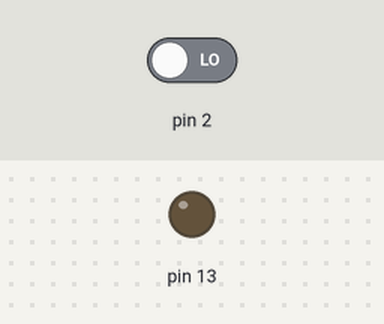
The sketch below on a simulated Arduino Uno, built with avr-gcc and run on an emulated ATmega328P. Shown: output pins drawn as LEDs (lit = HIGH). The inputs (shaded band) are chosen by the test bench; at power-on: pin 2 LOW.

Above: at 1.2 s.
1.3 s: pin 2 driven HIGH
At 2.1 s:
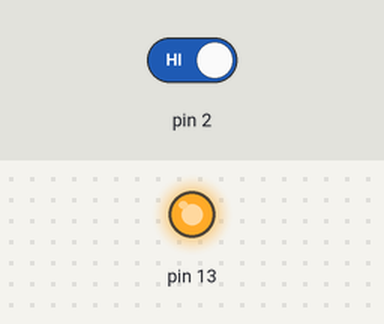
Timing chart, 0 to 4.3 s (numbered marks = the images above; inputs shaded):
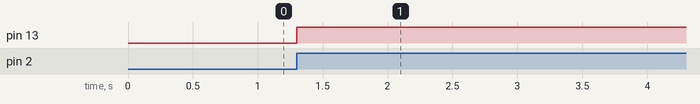

Measured:
- after the input at 1.3 s, pin 13: LOW → HIGH at once

The sketch:

Interrupt.ino
```cpp
volatile boolean state = LOW;
int a,b;
void setup() {
  pinMode(13,OUTPUT);
  pinMode(2,INPUT);
  attachInterrupt(digitalPinToInterrupt(2), player1, RISING);
}

void loop() {
}

void player1(){
  state = !state;
  digitalWrite(13,state);
}
```
